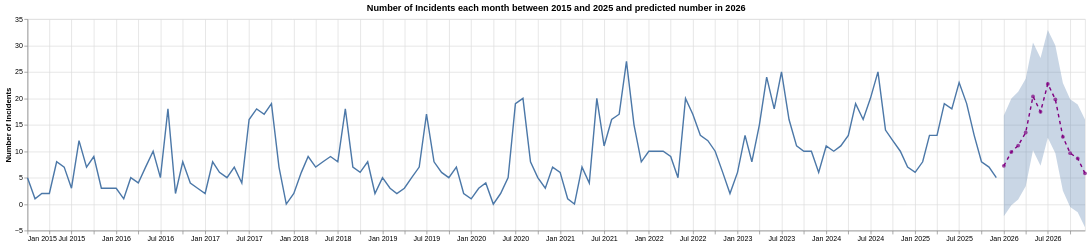

The Vega-Lite source for this figure:
### Vega-Lite specification from a JSON file in a GitHub repository (floating-point values rounded to 4 significant figures; data arrays with more than 128 entries replaced by an {"elided": "..."} marker saying what was removed)
{"config": {"view": {"continuousWidth": 300, "continuousHeight": 300}}, "layer": [{"data": {"name": "data-b52bc01d743cab0465bd20919f7d47a4"}, "mark": {"type": "errorband"}, "encoding": {"tooltip": [{"field": "dateTime", "timeUnit": "yearmonth", "title": "Month", "type": "temporal"}, {"field": "Incident", "format": ".2", "title": "Predicted number of incident"}, {"field": "upper Incident", "format": ".2", "title": "upper bound of the predicted value", "type": "quantitative"}, {"field": "lower Incident", "format": ".2", "title": "lower bound of the predicted value", "type": "quantitative"}], "x": {"field": "dateTime", "timeUnit": "yearmonth", "title": null, "type": "temporal"}, "y": {"field": "upper Incident", "title": "Number of Incidents", "type": "quantitative"}, "y2": {"field": "lower Incident"}}}, {"data": {"name": "data-afe0089929d850e6f3c92f38d7910aa2"}, "mark": {"type": "line", "color": "purple", "size": 2, "strokeDash": [5, 5]}, "encoding": {"x": {"field": "dateTime", "timeUnit": "yearmonth", "title": null, "type": "temporal"}, "y": {"field": "Incident", "title": "Number of Incidents", "type": "quantitative"}}}, {"data": {"name": "data-afe0089929d850e6f3c92f38d7910aa2"}, "mark": {"type": "point", "color": "purple", "filled": true}, "encoding": {"tooltip": [{"field": "dateTime", "timeUnit": "yearmonth", "title": "Month", "type": "temporal"}, {"field": "Incident", "format": ".2", "title": "Predicted number of incident"}], "x": {"field": "dateTime", "timeUnit": "yearmonth", "title": null, "type": "temporal"}, "y": {"field": "Incident", "title": "Number of Incidents", "type": "quantitative"}}}, {"data": {"name": "data-ff046d446bc6a3616680e0e460b9502f"}, "mark": {"type": "line"}, "encoding": {"tooltip": [{"field": "dateTime", "timeUnit": "yearmonth", "title": "Month", "type": "temporal"}, {"field": "Incident"}], "x": {"field": "dateTime", "timeUnit": "yearmonth", "title": null, "type": "temporal"}, "y": {"field": "Incident", "title": "Number of Incidents", "type": "quantitative"}}, "title": "Number of Incidents each month between 2015 and 2025 and predicted number in 2026"}], "height": 300, "width": 1500, "$schema": "https://vega.github.io/schema/vega-lite/v5.20.1.json", "datasets": {"data-b52bc01d743cab0465bd20919f7d47a4": [{"dateTime": "2026-01-01T00:00:00", "lower Incident": -2.31, "upper Incident": 16.77, "Incident": 7.232, "category": "forecast"}, {"dateTime": "2026-02-01T00:00:00", "lower Incident": -0.2367, "upper Incident": 19.98, "Incident": 9.873, "category": "forecast"}, {"dateTime": "2026-03-01T00:00:00", "lower Incident": 0.8921, "upper Incident": 21.25, "Incident": 11.07, "category": "forecast"}, {"dateTime": "2026-04-01T00:00:00", "lower Incident": 3.359, "upper Incident": 23.73, "Incident": 13.54, "category": "forecast"}, {"dateTime": "2026-05-01T00:00:00", "lower Incident": 10.19, "upper Incident": 30.56, "Incident": 20.37, "category": "forecast"}, {"dateTime": "2026-06-01T00:00:00", "lower Incident": 7.271, "upper Incident": 27.64, "Incident": 17.46, "category": "forecast"}, {"dateTime": "2026-07-01T00:00:00", "lower Incident": 12.55, "upper Incident": 32.92, "Incident": 22.74, "category": "forecast"}, {"dateTime": "2026-08-01T00:00:00", "lower Incident": 9.618, "upper Incident": 29.99, "Incident": 19.8, "category": "forecast"}, {"dateTime": "2026-09-01T00:00:00", "lower Incident": 2.536, "upper Incident": 22.91, "Incident": 12.72, "category": "forecast"}, {"dateTime": "2026-10-01T00:00:00", "lower Incident": -0.5514, "upper Incident": 19.82, "Incident": 9.635, "category": "forecast"}, {"dateTime": "2026-11-01T00:00:00", "lower Incident": -1.548, "upper Incident": 18.82, "Incident": 8.638, "category": "forecast"}, {"dateTime": "2026-12-01T00:00:00", "lower Incident": -4.369, "upper Incident": 16.0, "Incident": 5.817, "category": "forecast"}], "data-afe0089929d850e6f3c92f38d7910aa2": [{"dateTime": "2026-01-01T00:00:00", "Incident": 7.232, "category": "forecast"}, {"dateTime": "2026-02-01T00:00:00", "Incident": 9.873, "category": "forecast"}, {"dateTime": "2026-03-01T00:00:00", "Incident": 11.07, "category": "forecast"}, {"dateTime": "2026-04-01T00:00:00", "Incident": 13.54, "category": "forecast"}, {"dateTime": "2026-05-01T00:00:00", "Incident": 20.37, "category": "forecast"}, {"dateTime": "2026-06-01T00:00:00", "Incident": 17.46, "category": "forecast"}, {"dateTime": "2026-07-01T00:00:00", "Incident": 22.74, "category": "forecast"}, {"dateTime": "2026-08-01T00:00:00", "Incident": 19.8, "category": "forecast"}, {"dateTime": "2026-09-01T00:00:00", "Incident": 12.72, "category": "forecast"}, {"dateTime": "2026-10-01T00:00:00", "Incident": 9.635, "category": "forecast"}, {"dateTime": "2026-11-01T00:00:00", "Incident": 8.638, "category": "forecast"}, {"dateTime": "2026-12-01T00:00:00", "Incident": 5.817, "category": "forecast"}], "data-ff046d446bc6a3616680e0e460b9502f": {"elided": "132 records"}}}
